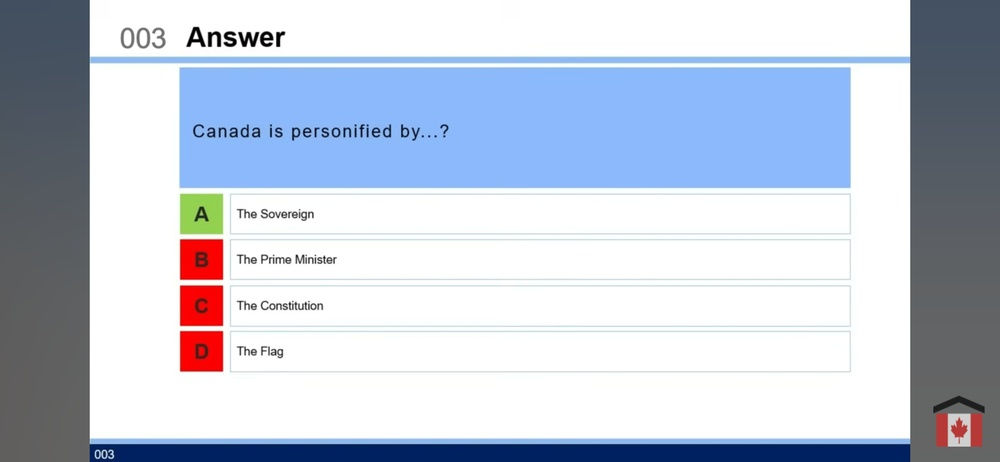
#> input picture Source_img/Screenshot_20250223_164622_YouTube.jpg, 1000 x 462 px, shrunk from 2340 x 1080 before the run, found by its file name; its folder holds only this picture in this run
$ python ImgTest2.py
#> lines starting #> are read from the running program, lines starting #| are printed output that depends on the picture
import pytesseract
from PIL import Image, ImageEnhance, ImageFilter
import cv2
import os
import sqlite3
import logging

# Configure logging
logging.basicConfig(level=logging.DEBUG, format='%(asctime)s - %(levelname)s - %(message)s')

# Configure Tesseract executable path
pytesseract.pytesseract.tesseract_cmd = r'C:\Program Files\Tesseract-OCR\tesseract.exe'

def preprocess_image(image_path):
    try:
        img = Image.open(image_path)
#> img is the input picture: PIL image 1000x462 RGB; mean R, G, B 191.4, 199.8, 214.9
        # Convert image to grayscale
        img = img.convert('L')
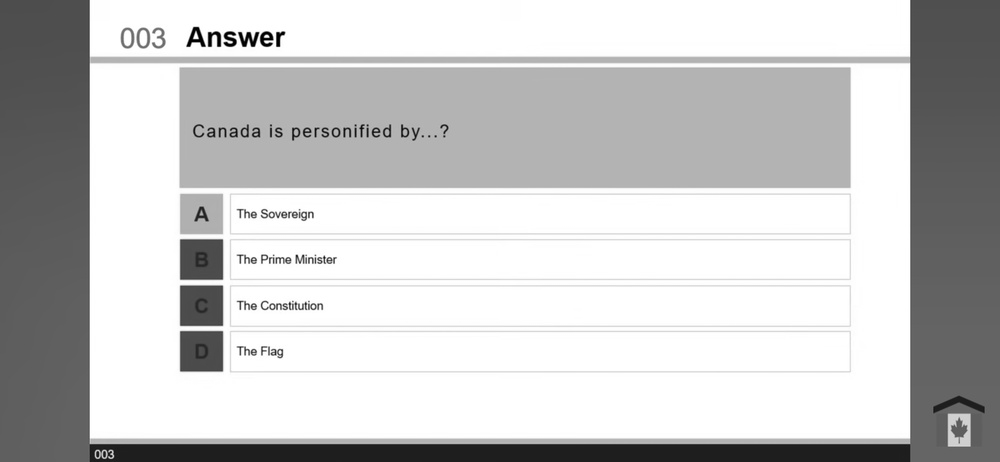
#> img: PIL image 1000x462 L; min 0, max 255, mean 199
        # Apply sharpening filter
        img = img.filter(ImageFilter.SHARPEN)
        # Enhance contrast
        enhancer = ImageEnhance.Contrast(img)
        img = enhancer.enhance(2)
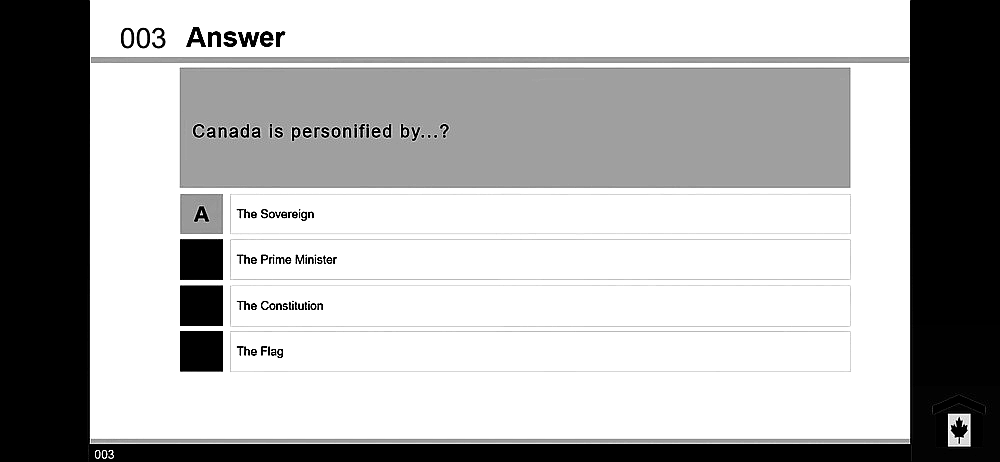
#> img: PIL image 1000x462 L; min 0, max 255, mean 177.1
        return img
    except Exception as e:
        logging.error(f"Error preprocessing image {image_path}: {e}")
        return None

def extract_text(image):
    try:
        # Configure Tesseract
        custom_config = r'--oem 3 --psm 6 -l eng' #--dpi 300
        text = pytesseract.image_to_string(image, config=custom_config)
        return text
    except Exception as e:
        logging.error(f"Error extracting text: {e}")
        return ""

def process_images(directory_path, db_path):
    try:
        conn = sqlite3.connect(db_path)
        cursor = conn.cursor()

        # Create table if it doesn't exist
        cursor.execute('''CREATE TABLE IF NOT EXISTS ImageText (id INTEGER PRIMARY KEY, filename TEXT, text TEXT)''')

        for filename in os.listdir(directory_path):
            if filename.endswith(('.png', '.jpg', '.jpeg')):
                image_path = os.path.join(directory_path, filename)
                logging.info(f"Processing image: {image_path}")
                preprocessed_image = preprocess_image(image_path)
                if preprocessed_image:
                    text = extract_text(preprocessed_image)
                    cursor.execute('''INSERT INTO ImageText (filename, text) VALUES (?, ?)''', (filename, text))

        conn.commit()
        conn.close()
    except Exception as e:
        logging.error(f"Error processing images: {e}")

# Define the directory containing images and the database path
directory_path = "C:\\Users\\nico_\\Dropbox\\Morne_App\\Source_img"
db_path = 'Question_DB.db'

# Process the images and insert text into the database
process_images(directory_path, db_path)
#> (the call stopped at in extract_text, `text = pytesseract.image_to_string(image, config=custom_config)`: pytesseract is not available in this run)

$ run again, on Source_img/Screenshot_20250223_165240_YouTube.jpg
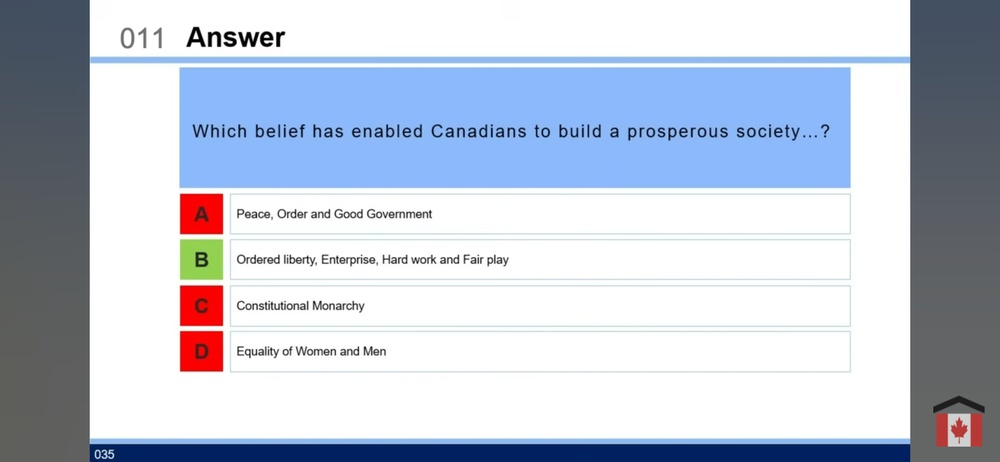
#> input picture Source_img/Screenshot_20250223_165240_YouTube.jpg, 1000 x 462 px, shrunk from 2340 x 1080 before the run, found by its file name
#> in preprocess_image, img is the input picture: PIL image 1000x462 RGB; mean R, G, B 190.3, 198.6, 213.4
#> in preprocess_image, `img = img.convert('L')`:
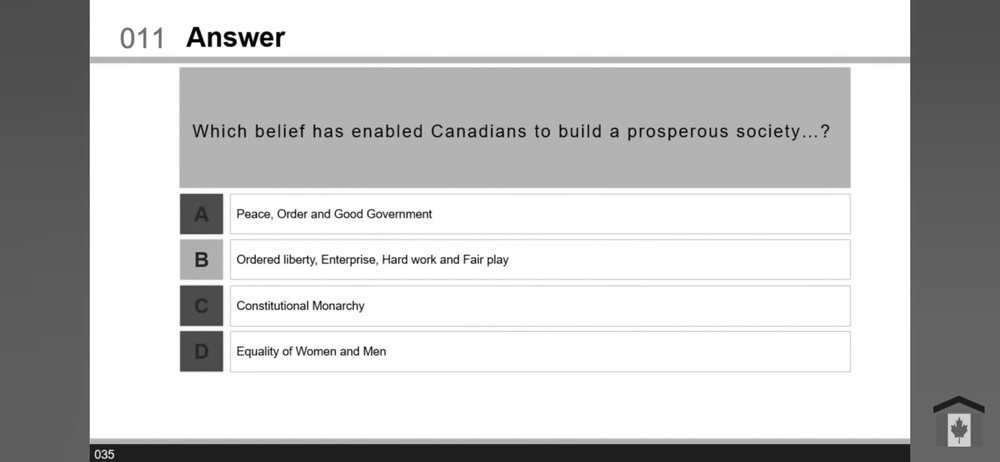
#> img: PIL image 1000x462 L; min 0, max 255, mean 197.8
#> in preprocess_image, `img = enhancer.enhance(2)`:
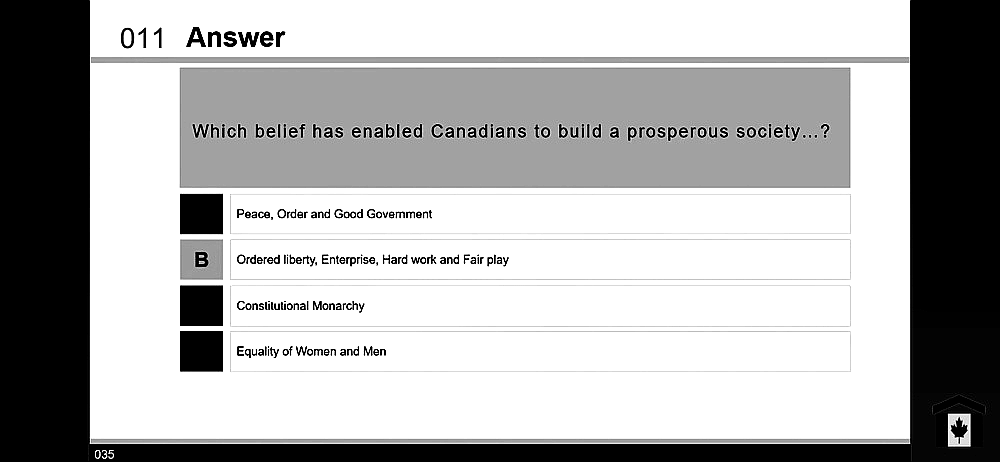
#> img: PIL image 1000x462 L; min 0, max 255, mean 176.4

$ run again, on Source_img/Screenshot_20250223_165306_YouTube.jpg
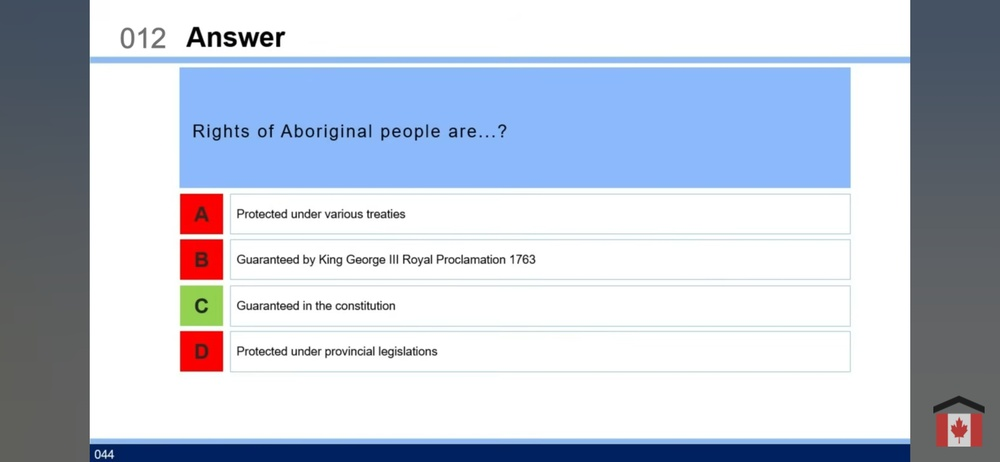
#> input picture Source_img/Screenshot_20250223_165306_YouTube.jpg, 1000 x 462 px, shrunk from 2340 x 1080 before the run, found by its file name
#> in preprocess_image, img is the input picture: PIL image 1000x462 RGB; mean R, G, B 190.4, 198.9, 213.9
#> in preprocess_image, `img = img.convert('L')`:
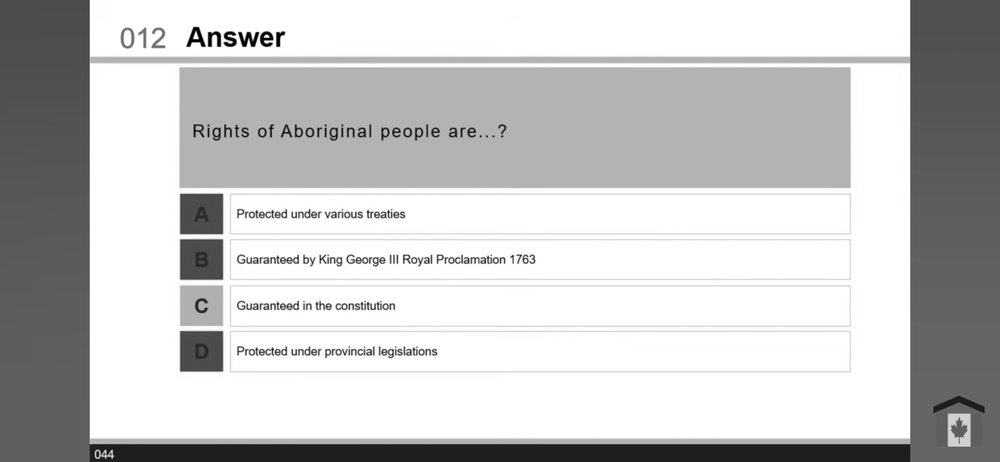
#> img: PIL image 1000x462 L; min 0, max 255, mean 198.1
#> in preprocess_image, `img = enhancer.enhance(2)`:
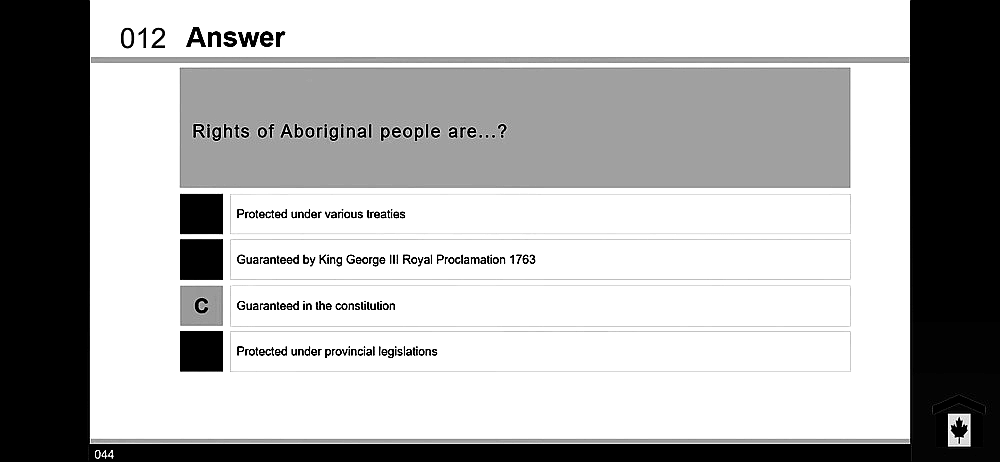
#> img: PIL image 1000x462 L; min 0, max 255, mean 176.3

$ run again, on Source_img/Screenshot_20250223_164714_YouTube.jpg
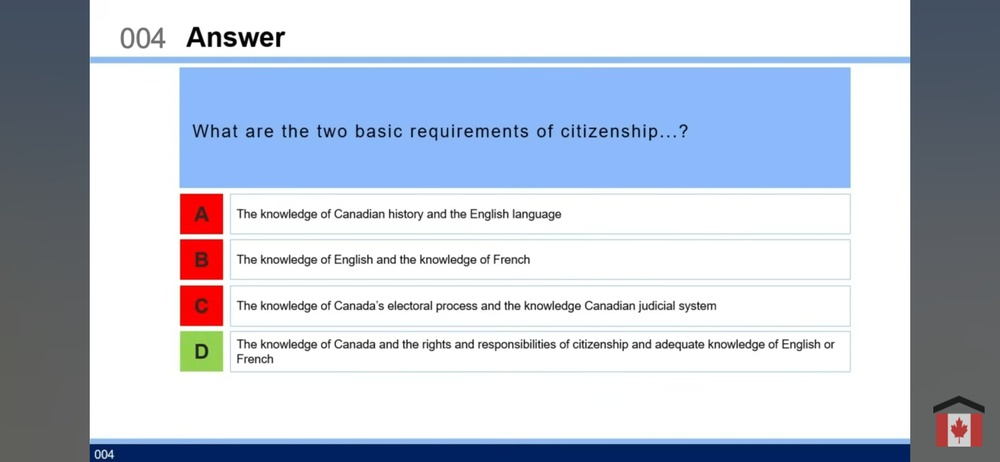
#> input picture Source_img/Screenshot_20250223_164714_YouTube.jpg, 1000 x 462 px, shrunk from 2340 x 1080 before the run, found by its file name
#> in preprocess_image, img is the input picture: PIL image 1000x462 RGB; mean R, G, B 188.8, 197.2, 212
#> in preprocess_image, `img = img.convert('L')`:
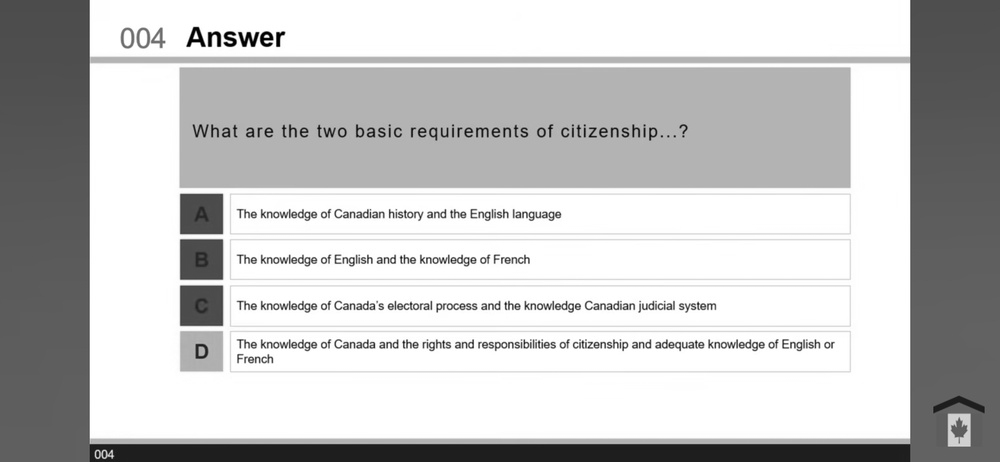
#> img: PIL image 1000x462 L; min 0, max 255, mean 196.3
#> in preprocess_image, `img = enhancer.enhance(2)`:
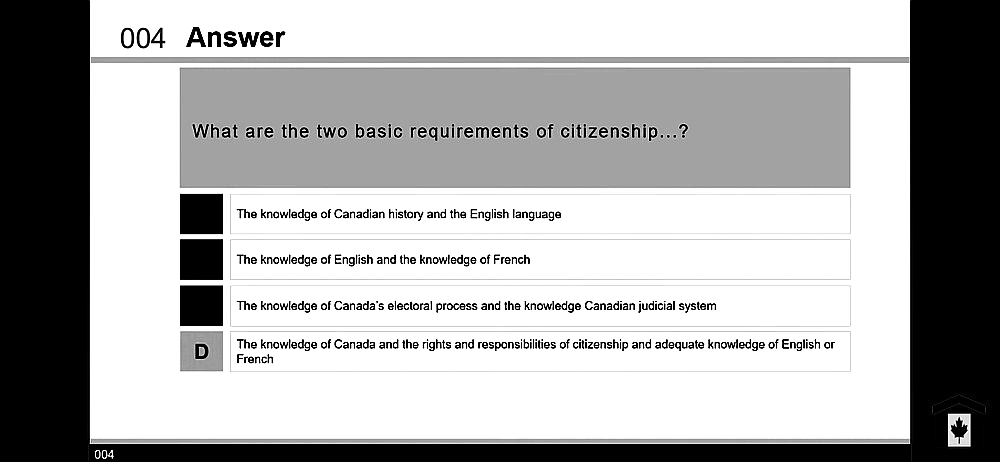
#> img: PIL image 1000x462 L; min 0, max 255, mean 174.7
